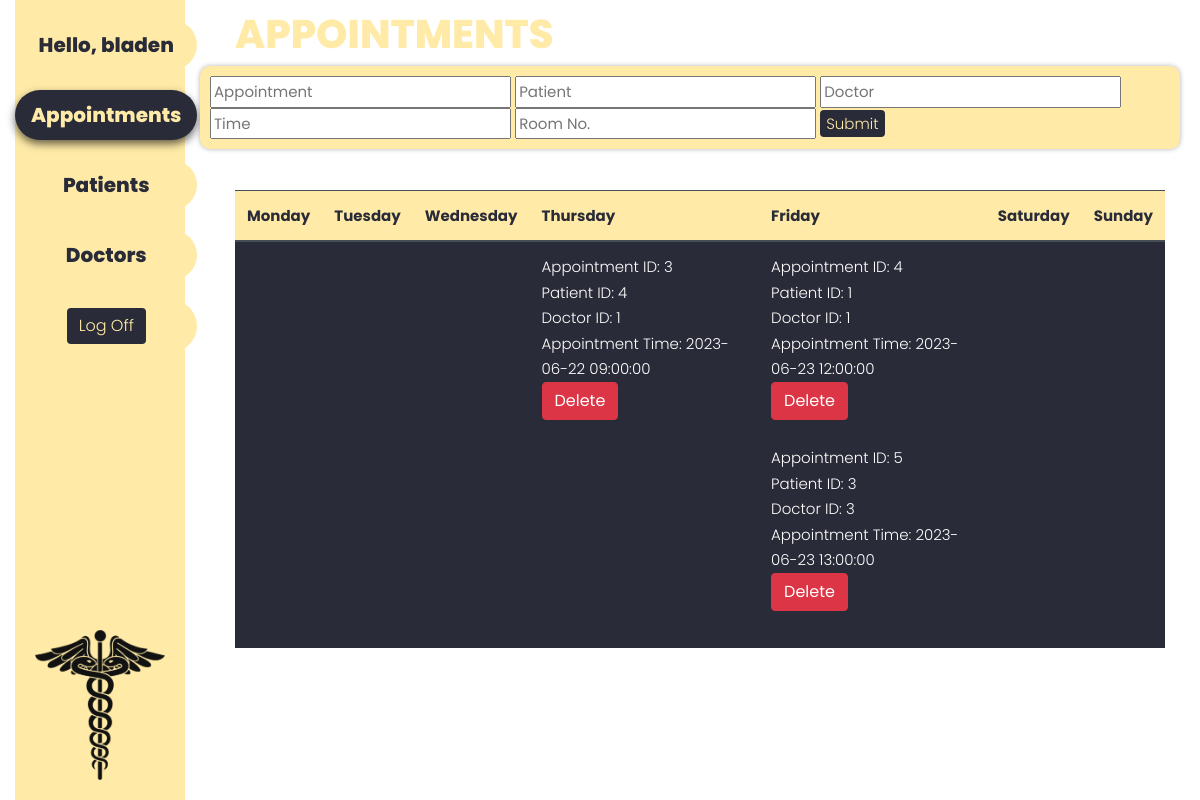
Screenshot of /dashboard.php (signed in) with the database file from the repository.
### tables this page shows
CREATE TABLE `appointments` (
  `appointment_id` int(255) NOT NULL,
  `patient_id` int(255) NOT NULL,
  `doctor_id` int(255) NOT NULL,
  `appointment_time` datetime NOT NULL,
  `room` varchar(255) NOT NULL
);

### calendar-read.php (the view, shortened to what this page needs)
<?php
include 'db.php';
$query = "SELECT appointment_id, patient_id, doctor_id, appointment_time, room FROM appointments";
$result = mysqli_query($conn, $query);
$appointmentsByDay = array(
    'Monday' => array(),
    'Tuesday' => array(),
    'Wednesday' => array(),
    'Thursday' => array(),
    'Friday' => array(),
    'Saturday' => array(),
    'Sunday' => array()
);
while ($row = mysqli_fetch_assoc($result)) {
    $appointmentId = $row['appointment_id'];
    $patientId = $row['patient_id'];
    $doctorId = $row['doctor_id'];
    $appointmentTime = $row['appointment_time'];
    $dayOfWeek = date('l', strtotime($appointmentTime));
    $appointmentsByDay[$dayOfWeek][] = array(
        'appointmentId' => $appointmentId,
        'patientId' => $patientId,
        'doctorId' => $doctorId,
        'appointmentTime' => $appointmentTime
    );
}
?>
<tr>
  <?php
  foreach ($appointmentsByDay as $day => $appointments) {
      echo "<td>";
      foreach ($appointments as $appointment) {
          echo "Appointment ID: " . $appointment['appointmentId'] . "<br>";
          echo "Patient ID: " . $appointment['patientId'] . "<br>";
          echo "Doctor ID: " . $appointment['doctorId'] . "<br>";
          echo "Appointment Time: " . $appointment['appointmentTime'] . "<br>";
          echo "<form action='appointment-delete.php' method='POST'>";
          echo "<button class='btn btn-danger' type='submit'>Delete</button>";
          echo "</form>";
          echo "<br>";
      }
      echo "</td>";
  }
  ?>
</tr>

### dashboard.css (style rules this page uses)
body { font-family: 'Poppins', sans-serif; font-weight: 300; font-size: 15px; line-height: 1.7; color: #c4c3ca; background-image: url("Img/DV200_T2 Mountains.png"); background-position: center; background-repeat: no-repeat; background-size: cover; overflow-x: hidden; }
tbody tr td { vertical-align: middle; background-color: #2A2B38; }

### rows the page displays
appointments: appointment_id "3", patient "4", doctor "1", appointment_time "2023-06-22 09:00:00"
appointments: appointment_id "4", patient "1", doctor "1", appointment_time "2023-06-23 12:00:00"
appointments: appointment_id "5", patient "3", doctor "3", appointment_time "2023-06-23 13:00:00"

### other values shown
$_SESSION['name'] "bladen"
